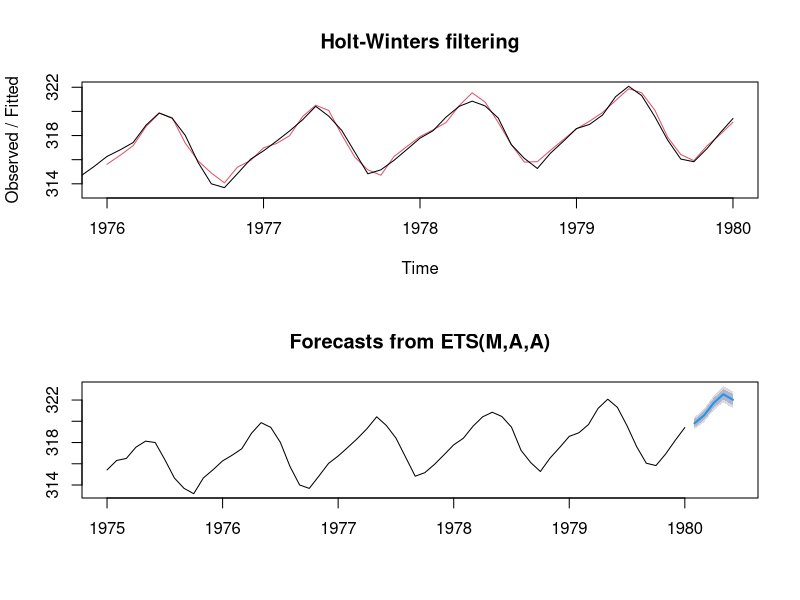

R code for this plot:
library(TTR)
library(forecast)

co2<-datasets::co2
y<-ts(co2, start = 1975, end = 1980, frequency = 12)
e<-HoltWinters(y)
y.forecast<-forecast(y,h=5)


par(mfrow=c(2,1))

plot(e)
plot(y.forecast)
